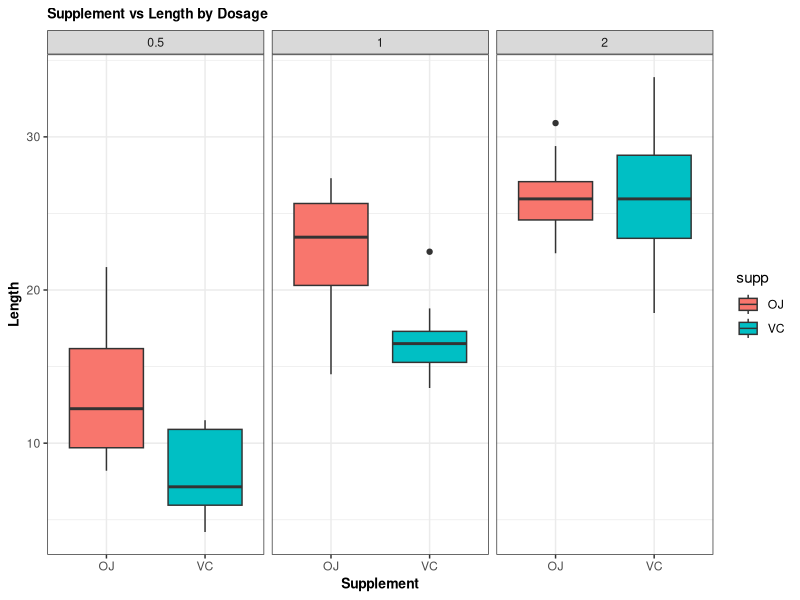

Write R code to recreate this figure. (Note: this script raises an error after producing the figure.)
## ---- chunk 1
library(data.table)
library(ggplot2)
## ---- chunk 2
data('ToothGrowth')
## ---- chunk 3
ToothGrowth$dose <- as.factor(ToothGrowth$dose)
TG <- data.table(ToothGrowth)
rm(ToothGrowth)
## ---- chunk 4
str(TG)
## ---- chunk 5
ggplot(TG, aes(x = supp, y = len, fill = supp)) +
    geom_boxplot(aes(fill = supp)) +
    labs(x = 'Supplement', y = 'Length') +
    ggtitle('Supplement vs Length by Dosage') +
    facet_grid(~dose) +
    theme_bw() +
    theme(plot.title = element_text(face = 'bold', size = 10),
          axis.title = element_text(face = 'bold', size = 10))
## ---- chunk 6
TG1.OJ <- TG[supp == 'OJ' & dose == 0.5]
TG1.VC <- TG[supp == 'VC' & dose == 0.5]
TG2.OJ <- TG[supp == 'OJ' & dose == 1]
TG2.VC <- TG[supp == 'VC' & dose == 1]
TG3.OJ <- TG[supp == 'OJ' & dose == 2]
TG3.VC <- TG[supp == 'VC' & dose == 2]
## ---- chunk 7
summary(TG1.OJ$len)
summary(TG1.VC$len)
summary(TG2.OJ$len)
summary(TG2.VC$len)
summary(TG3.OJ$len)
summary(TG3.VC$len)
## ---- chunk 8
TG.OJ <- TG[supp == 'OJ']
TG.VC <- TG[supp == 'VC']
## ---- chunk 9
t.test(len ~ supp, data = TG, var.equal = FALSE, paired = FALSE, conf.level = 0.95)
## ---- chunk 10
TG1 <- TG[dose == as.factor(0.5)]
TG2 <- TG[dose == as.factor(1)]
TG3 <- TG[dose == as.factor(2)]
## ---- chunk 11
t.test(len ~ supp, data = TG1, var.equal = FALSE, paired = FALSE, conf.level = 0.95)
## ---- chunk 12
t.test(len ~ supp, data = TG2, var.equal = FALSE, paired = FALSE, conf.level = 0.95)
## ---- chunk 13
t.test(len ~ supp, data = TG3, var.equal = FALSE, paired = FALSE, conf.level = 0.95)
